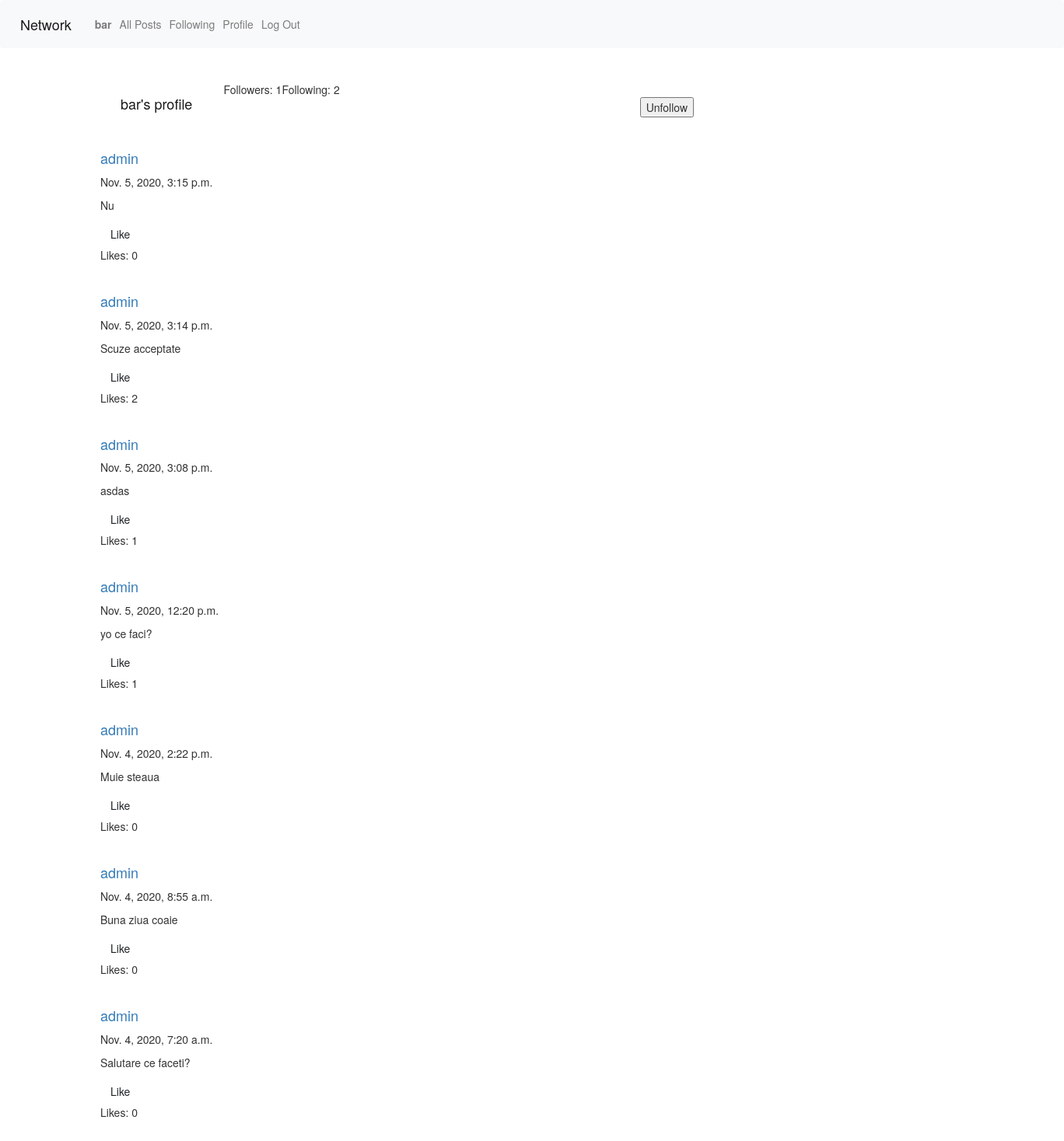
/profile/admin (signed in), run on the app's committed database.
### network/models.py (models this page shows, shortened)
class User(AbstractUser):
    followers = models.ManyToManyField("User", related_name="following_users")
    following = models.ManyToManyField("User", related_name="follower_users")
    liked_posts = models.ManyToManyField("Post", related_name="liked", blank=True, null=True)
    def serialize(self):
        return {
            "username": self.username,
            "noFollowers": self.followers.count(),
            "noFollowing": self.following.count(),
        }

class Post(models.Model):
    author = models.ForeignKey("User", on_delete=models.CASCADE, related_name="posts")
    body = models.CharField(max_length=1024)
    like_counter = models.IntegerField(default=0)
    comments = models.ManyToManyField("Comment", related_name="comment", blank=True)
    timestamp = models.DateTimeField( null=True, blank=True)

### network/views.py (the view)
# urls.py: path("profile/<str:username>", views.user_posts, name="profile"),
@login_required
def user_posts(request, username):
    context = {}
    user = User.objects.get(username=username)
    to_follow = None
    if user != get_user(request):
        to_follow = "Follow" if len(user.followers.filter(username=get_user(request))) == 0 else "Unfollow"
    else:
        to_follow = None
    context["user_details"] = user.serialize()
    context["to_follow"] = to_follow
    posts = Post.objects.all().filter(author=user)
    posts = posts.order_by("-timestamp").all()
    paginator = Paginator(posts, 10)
    page_number = request.GET.get('page')
    if page_number == None:
        page_number = 1
    page_obj = paginator.page(page_number)
    context["page"] = page_obj
    context["username"] = user.username
    return render(request, "network/profile.html", context)

### network/templates/network/profile.html (shortened to what this page needs)
{% include 'network/layout.html' %}
{% load static %}
{% block body %}
      <div class="container" id="posts-view">
        <nav class="navbar navbar-expand-lg navbar-light">
            <h3 class="navbar-brand">{{user.username}}'s profile</h3>
            <div class="collapse navbar-collapse" id="navbarSupportedContent">
                <ul class="navbar-nav mr-auto">
                  <li class="nav-item active">
                    Followers: {{user_details.noFollowers}}
                  </li>
                  <li class="nav-item">
                    Following: {{user_details.noFollowing}}
                  </li>
                </ul>
                {% if to_follow  %}
                    <div class="container" id="profile-view">
                        <form method="POST" action="{% url 'network:follow_user' user_details.username %}">
                            <input type="submit" value="{{to_follow}}"></input>
                        </form>
                    </div>
                {% endif %}
            </div>
        </nav>
        {% for post in page%}
            {% block post_block %}
            {% include 'network/post.html' %}
            {% endblock %}
        {% empty %}
            <p>Nothing here</p>
        {% endfor %}
    </div>
{% endblock %}

### network/templates/network/layout.html (shortened to what this page needs)
{% load static %}
<!DOCTYPE html>
<html lang="en">
    <head>
        <link rel="stylesheet" href="https://stackpath.bootstrapcdn.com/bootstrap/4.4.1/css/bootstrap.min.css">
        <link rel="stylesheet" href="https://maxcdn.bootstrapcdn.com/bootstrap/3.4.1/css/bootstrap.min.css">
        <link href="{% static 'network/styles.css' %}" rel="stylesheet">
    </head>
    <body>
        <nav class="navbar navbar-expand-lg navbar-light bg-light">
            <a class="navbar-brand" href="#">Network</a>
            <div>
              <ul class="navbar-nav mr-auto">
                {% if user.is_authenticated %}
                    <li class="nav-item">
                        <a class="nav-link" href="#"><strong id="get-profile">{{ user.username }}</strong></a>
                    </li>
                {% endif %}
                <li class="nav-item">
                  <a class="nav-link" href="/" id="news-feed">All Posts</a>
                </li>
                {% if user.is_authenticated %}
                    <li class="nav-item">
                        <a class="nav-link" href="{% url 'network:following' %}" id="following">Following</a>
                    </li>
                    <li class="nav-item">
                        <a class="nav-link" href="{% url 'network:user_posts' user.username %}" id="profile">Profile</a>
                    </li>
                    <li class="nav-item">
                        <a class="nav-link" href="{% url 'network:logout' %}">Log Out</a>
                    </li>
                {% endif %}
              </ul>
            </div>
          </nav>
    </body>
</html>

### network/templates/network/post.html (shortened to what this page needs)
{% load static %}
{% block post_block %}
    <div>
        <a href="{% url 'network:profile' post.author %}"><h4>{{post.author}}</h4></a>
        <p>{{post.timestamp}}</p>
        <p id="post-body-{{post.id}}">{{post.body}}</p>
        {% if user.is_authenticated %}
            {% if post in liked_posts %}
                <button class="btn unlike-btn" id="unlike-{{post.id}}">Unlike</button>
            {% else %}
                <button class="btn like-btn" id="like-{{post.id}}">Like</button>
            {% endif %}
        {% endif %}
        <p id="like-counter-{{post.id}}">Likes: {{post.like_counter}}</p>
        </div>
    <br>
{% endblock %}

### data on the page
User: username "bar"
Post: author "admin", timestamp "Nov. 5, 2020, 3:15 p.m.", body "Nu", like_counter "0"
Post: author "admin", timestamp "Nov. 5, 2020, 3:14 p.m.", body "Scuze acceptate", like_counter "2"
Post: author "admin", timestamp "Nov. 5, 2020, 3:08 p.m.", body "asdas", like_counter "1"
Post: author "admin", timestamp "Nov. 5, 2020, 12:20 p.m.", body "yo ce faci?", like_counter "1"
Post: author "admin", timestamp "Nov. 4, 2020, 2:22 p.m.", body "Muie steaua", like_counter "0"
Post: author "admin", timestamp "Nov. 4, 2020, 8:55 a.m.", body "Buna ziua coaie", like_counter "0"
Post: author "admin", timestamp "Nov. 4, 2020, 7:20 a.m.", body "Salutare ce faceti?", like_counter "0"

### other printed values
{{ user_details.noFollowers }} "1"
{{ user_details.noFollowing }} "2"
